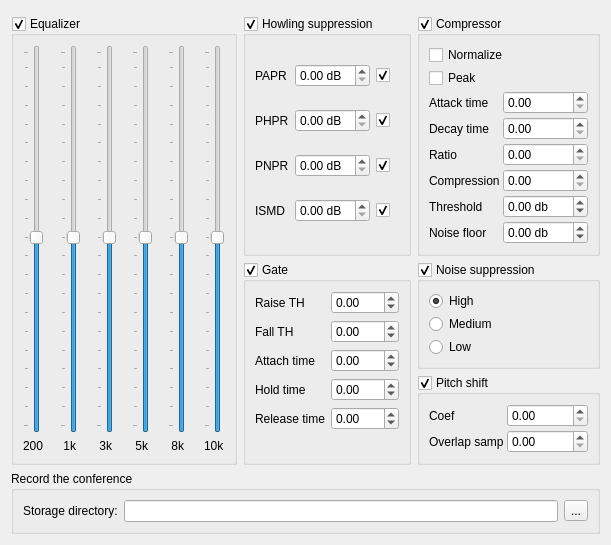
        <widget class="QWidget" name="soundTab">
         <attribute name="icon">
          <iconset resource="resource.qrc">
           <normaloff>:/gui/sound-button</normaloff>:/gui/sound-button</iconset>
         </attribute>
         <attribute name="title">
          <string/>
         </attribute>
         <attribute name="toolTip">
          <string>Sound</string>
         </attribute>
         <layout class="QGridLayout" name="gridLayout">
          <property name="topMargin">
           <number>16</number>
          </property>
          <item row="2" column="2">
           <widget class="QGroupBox" name="psBox">
            <property name="title">
             <string>Pitch shift</string>
            </property>
            <property name="checkable">
             <bool>true</bool>
            </property>
            <layout class="QFormLayout" name="formLayout">
             <property name="horizontalSpacing">
              <number>3</number>
             </property>
             <property name="verticalSpacing">
              <number>3</number>
             </property>
             <item row="0" column="0">
              <widget class="QLabel" name="label_5">
               <property name="text">
                <string>Coef</string>
               </property>
              </widget>
             </item>
             <item row="1" column="0">
              <widget class="QLabel" name="label_6">
               <property name="text">
                <string>Overlap samp</string>
               </property>
              </widget>
             </item>
             <item row="0" column="1">
              <widget class="QDoubleSpinBox" name="psCoef"/>
             </item>
             <item row="1" column="1">
              <widget class="QDoubleSpinBox" name="psOsamp"/>
             </item>
            </layout>
           </widget>
          </item>
          <item row="0" column="0" rowspan="3">
           <widget class="QGroupBox" name="eqBox">
            <property name="title">
             <string>Equalizer</string>
            </property>
            <property name="checkable">
             <bool>true</bool>
            </property>
            <property name="checked">
             <bool>true</bool>
            </property>
            <layout class="QGridLayout" name="gridLayout_3">
             <property name="horizontalSpacing">
              <number>16</number>
             </property>
             <item row="1" column="5">
              <widget class="QLabel" name="label_14">
               <property name="text">
                <string>10k</string>
               </property>
              </widget>
             </item>
             <item row="0" column="4">
              <widget class="QSlider" name="verticalSlider_6">
               <property name="value">
                <number>50</number>
               </property>
               <property name="orientation">
                <enum>Qt::Vertical</enum>
               </property>
               <property name="tickPosition">
                <enum>QSlider::TicksAbove</enum>
               </property>
               <property name="tickInterval">
                <number>5</number>
               </property>
              </widget>
             </item>
             <item row="1" column="3">
              <widget class="QLabel" name="label_12">
               <property name="text">
                <string> 5k</string>
               </property>
              </widget>
             </item>
             <item row="1" column="1">
              <widget class="QLabel" name="label_10">
               <property name="text">
                <string> 1k</string>
               </property>
              </widget>
             </item>
             <item row="1" column="2">
              <widget class="QLabel" name="label_11">
               <property name="text">
                <string> 3k</string>
               </property>
              </widget>
             </item>
             <item row="0" column="0">
              <widget class="QSlider" name="verticalSlider_2">
               <property name="value">
                <number>50</number>
               </property>
               <property name="orientation">
                <enum>Qt::Vertical</enum>
               </property>
               <property name="tickPosition">
                <enum>QSlider::TicksAbove</enum>
               </property>
               <property name="tickInterval">
                <number>5</number>
               </property>
              </widget>
             </item>
             <item row="1" column="4">
              <widget class="QLabel" name="label_13">
               <property name="text">
                <string> 8k</string>
               </property>
              </widget>
             </item>
             <item row="0" column="2">
              <widget class="QSlider" name="verticalSlider_4">
               <property name="value">
                <number>50</number>
               </property>
               <property name="orientation">
                <enum>Qt::Vertical</enum>
               </property>
               <property name="tickPosition">
                <enum>QSlider::TicksAbove</enum>
               </property>
               <property name="tickInterval">
                <number>5</number>
               </property>
              </widget>
             </item>
             <item row="0" column="3">
              <widget class="QSlider" name="verticalSlider_5">
               <property name="value">
                <number>50</number>
               </property>
               <property name="orientation">
                <enum>Qt::Vertical</enum>
               </property>
               <property name="tickPosition">
                <enum>QSlider::TicksAbove</enum>
               </property>
               <property name="tickInterval">
                <number>5</number>
               </property>
              </widget>
             </item>
             <item row="1" column="0">
              <widget class="QLabel" name="label_8">
               <property name="text">
                <string>200</string>
               </property>
              </widget>
             </item>
             <item row="0" column="1">
              <widget class="QSlider" name="verticalSlider_3">
               <property name="value">
                <number>50</number>
               </property>
               <property name="orientation">
                <enum>Qt::Vertical</enum>
               </property>
               <property name="tickPosition">
                <enum>QSlider::TicksAbove</enum>
               </property>
               <property name="tickInterval">
                <number>5</number>
               </property>
              </widget>
             </item>
             <item row="0" column="5">
              <widget class="QSlider" name="verticalSlider_7">
               <property name="value">
                <number>50</number>
               </property>
               <property name="orientation">
                <enum>Qt::Vertical</enum>
               </property>
               <property name="tickPosition">
                <enum>QSlider::TicksAbove</enum>
               </property>
               <property name="tickInterval">
                <number>5</number>
               </property>
              </widget>
             </item>
            </layout>
           </widget>
          </item>
          <item row="0" column="2">
           <widget class="QGroupBox" name="compressorBox">
            <property name="title">
             <string>Compressor</string>
            </property>
            <property name="checkable">
             <bool>true</bool>
            </property>
            <layout class="QFormLayout" name="formLayout_3">
             <property name="horizontalSpacing">
              <number>3</number>
             </property>
             <property name="verticalSpacing">
              <number>3</number>
             </property>
             <item row="0" column="0" colspan="2">
              <widget class="QCheckBox" name="normalizeCheckBox">
               <property name="text">
                <string>Normalize</string>
               </property>
              </widget>
             </item>
             <item row="4" column="0">
              <widget class="QLabel" name="label_19">
               <property name="text">
                <string>Attack time</string>
               </property>
              </widget>
             </item>
             <item row="4" column="1">
              <widget class="QDoubleSpinBox" name="cAttackSpinBox"/>
             </item>
             <item row="5" column="1">
              <widget class="QDoubleSpinBox" name="cDecaySpinBox"/>
             </item>
             <item row="5" column="0">
              <widget class="QLabel" name="label_20">
               <property name="text">
                <string>Decay time</string>
               </property>
              </widget>
             </item>
             <item row="6" column="1">
              <widget class="QDoubleSpinBox" name="cRatioSpinBox"/>
             </item>
             <item row="6" column="0">
              <widget class="QLabel" name="label_22">
               <property name="text">
                <string>Ratio</string>
               </property>
              </widget>
             </item>
             <item row="7" column="0">
              <widget class="QLabel" name="label_21">
               <property name="text">
                <string>Compression</string>
               </property>
              </widget>
             </item>
             <item row="7" column="1">
              <widget class="QDoubleSpinBox" name="cCompressionSpinBox"/>
             </item>
             <item row="8" column="1">
              <widget class="QDoubleSpinBox" name="cThresholdSpinBox">
               <property name="suffix">
                <string> db</string>
               </property>
               <property name="minimum">
                <double>-100.000000000000000</double>
               </property>
              </widget>
             </item>
             <item row="8" column="0">
              <widget class="QLabel" name="label_23">
               <property name="text">
                <string>Threshold</string>
               </property>
              </widget>
             </item>
             <item row="9" column="0">
              <widget class="QLabel" name="label_24">
               <property name="text">
                <string>Noise floor</string>
               </property>
              </widget>
             </item>
             <item row="9" column="1">
              <widget class="QDoubleSpinBox" name="cNoiseSpinBox">
               <property name="suffix">
                <string> db</string>
               </property>
               <property name="minimum">
                <double>-100.000000000000000</double>
               </property>
              </widget>
             </item>
             <item row="1" column="0" colspan="2">
              <widget class="QCheckBox" name="peakCheckBox">
               <property name="text">
                <string>Peak</string>
               </property>
              </widget>
             </item>
            </layout>
           </widget>
          </item>
          <item row="0" column="1">
           <widget class="QGroupBox" name="hsBox">
            <property name="title">
             <string>Howling suppression</string>
            </property>
            <property name="checkable">
             <bool>true</bool>
            </property>
            <property name="checked">
             <bool>true</bool>
            </property>
            <layout class="QGridLayout" name="gridLayout_2">
             <property name="horizontalSpacing">
              <number>6</number>
             </property>
             <property name="verticalSpacing">
              <number>3</number>
             </property>
             <item row="2" column="0">
              <widget class="QLabel" name="label_2">
               <property name="text">
                <string>PHPR</string>
               </property>
              </widget>
             </item>
             <item row="3" column="0">
              <widget class="QLabel" name="label_3">
               <property name="text">
                <string>PNPR</string>
               </property>
              </widget>
             </item>
             <item row="3" column="2">
              <widget class="QCheckBox" name="pnprEnabled">
               <property name="text">
                <string/>
               </property>
               <property name="checked">
                <bool>true</bool>
               </property>
              </widget>
             </item>
             <item row="0" column="1">
              <widget class="QDoubleSpinBox" name="paprSpin">
               <property name="minimumSize">
                <size>
                 <width>0</width>
                 <height>0</height>
                </size>
               </property>
               <property name="prefix">
                <string/>
               </property>
               <property name="suffix">
                <string> dB</string>
               </property>
               <property name="decimals">
                <number>2</number>
               </property>
              </widget>
             </item>
             <item row="0" column="0">
              <widget class="QLabel" name="label">
               <property name="text">
                <string>PAPR</string>
               </property>
              </widget>
             </item>
             <item row="0" column="2">
              <widget class="QCheckBox" name="paprEnabled">
               <property name="text">
                <string/>
               </property>
               <property name="checked">
                <bool>true</bool>
               </property>
              </widget>
             </item>
             <item row="4" column="0">
              <widget class="QLabel" name="label_4">
               <property name="text">
                <string>ISMD</string>
               </property>
              </widget>
             </item>
             <item row="2" column="1">
              <widget class="QDoubleSpinBox" name="phprSpin">
               <property name="minimumSize">
                <size>
                 <width>0</width>
                 <height>0</height>
                </size>
               </property>
               <property name="prefix">
                <string/>
               </property>
               <property name="suffix">
                <string> dB</string>
               </property>
               <property name="decimals">
                <number>2</number>
               </property>
              </widget>
             </item>
             <item row="3" column="1">
              <widget class="QDoubleSpinBox" name="pnprSpin">
               <property name="minimumSize">
                <size>
                 <width>0</width>
                 <height>0</height>
                </size>
               </property>
               <property name="prefix">
                <string/>
               </property>
               <property name="suffix">
                <string> dB</string>
               </property>
               <property name="decimals">
                <number>2</number>
               </property>
              </widget>
             </item>
             <item row="4" column="2">
              <widget class="QCheckBox" name="ismdEnabled">
               <property name="text">
                <string/>
               </property>
               <property name="checked">
                <bool>true</bool>
               </property>
              </widget>
             </item>
             <item row="4" column="1">
              <widget class="QDoubleSpinBox" name="ismdSpin">
               <property name="minimumSize">
                <size>
                 <width>0</width>
                 <height>0</height>
                </size>
               </property>
               <property name="prefix">
                <string/>
               </property>
               <property name="suffix">
                <string> dB</string>
               </property>
               <property name="decimals">
                <number>2</number>
               </property>
              </widget>
             </item>
             <item row="2" column="2">
              <widget class="QCheckBox" name="phprEnabled">
               <property name="text">
                <string/>
               </property>
               <property name="checked">
                <bool>true</bool>
               </property>
              </widget>
             </item>
            </layout>
            <zorder>ismdSpin</zorder>
            <zorder>pnprSpin</zorder>
            <zorder>label_2</zorder>
            <zorder>label_3</zorder>
            <zorder>pnprEnabled</zorder>
            <zorder>paprSpin</zorder>
            <zorder>label</zorder>
            <zorder>paprEnabled</zorder>
            <zorder>label_4</zorder>
            <zorder>phprSpin</zorder>
            <zorder>ismdEnabled</zorder>
            <zorder>phprEnabled</zorder>
           </widget>
          </item>
          <item row="1" column="1" rowspan="2">
           <widget class="QGroupBox" name="gateBox">
            <property name="title">
             <string>Gate</string>
            </property>
            <property name="checkable">
             <bool>true</bool>
            </property>
            <layout class="QFormLayout" name="formLayout_2">
             <item row="0" column="1">
              <widget class="QDoubleSpinBox" name="raiseSpinBox">
               <property name="minimum">
                <double>-100.000000000000000</double>
               </property>
               <property name="maximum">
                <double>100.000000000000000</double>
               </property>
              </widget>
             </item>
             <item row="0" column="0">
              <widget class="QLabel" name="label_7">
               <property name="text">
                <string>Raise TH</string>
               </property>
              </widget>
             </item>
             <item row="1" column="1">
              <widget class="QDoubleSpinBox" name="fallSpinBox">
               <property name="minimum">
                <double>-100.000000000000000</double>
               </property>
               <property name="maximum">
                <double>100.000000000000000</double>
               </property>
              </widget>
             </item>
             <item row="2" column="1">
              <widget class="QDoubleSpinBox" name="attackSpinBox">
               <property name="minimum">
                <double>-100.000000000000000</double>
               </property>
               <property name="maximum">
                <double>100.000000000000000</double>
               </property>
              </widget>
             </item>
             <item row="3" column="1">
              <widget class="QDoubleSpinBox" name="holdSpinBox">
               <property name="minimum">
                <double>-100.000000000000000</double>
               </property>
               <property name="maximum">
                <double>100.000000000000000</double>
               </property>
              </widget>
             </item>
             <item row="4" column="1">
              <widget class="QDoubleSpinBox" name="releaseSpinBox">
               <property name="minimum">
                <double>-100.000000000000000</double>
               </property>
               <property name="maximum">
                <double>100.000000000000000</double>
               </property>
              </widget>
             </item>
             <item row="1" column="0">
              <widget class="QLabel" name="label_15">
               <property name="text">
                <string>Fall TH</string>
               </property>
              </widget>
             </item>
             <item row="2" column="0">
              <widget class="QLabel" name="label_16">
               <property name="text">
                <string>Attach time</string>
               </property>
              </widget>
             </item>
             <item row="3" column="0">
              <widget class="QLabel" name="label_17">
               <property name="text">
                <string>Hold time</string>
               </property>
              </widget>
             </item>
             <item row="4" column="0">
              <widget class="QLabel" name="label_18">
               <property name="text">
                <string>Release time</string>
               </property>
              </widget>
             </item>
            </layout>
           </widget>
          </item>
          <item row="1" column="2">
           <widget class="QGroupBox" name="nsBox">
            <property name="title">
             <string>Noise suppression</string>
            </property>
            <property name="checkable">
             <bool>true</bool>
            </property>
            <property name="checked">
             <bool>true</bool>
            </property>
            <layout class="QVBoxLayout" name="verticalLayout_5">
             <property name="spacing">
              <number>3</number>
             </property>
             <item>
              <widget class="QRadioButton" name="highRadioButton">
               <property name="text">
                <string>High</string>
               </property>
               <property name="checked">
                <bool>true</bool>
               </property>
              </widget>
             </item>
             <item>
              <widget class="QRadioButton" name="mediumRadioButton">
               <property name="text">
                <string>Medium</string>
               </property>
              </widget>
             </item>
             <item>
              <widget class="QRadioButton" name="lowRadioButton">
               <property name="text">
                <string>Low</string>
               </property>
              </widget>
             </item>
            </layout>
           </widget>
          </item>
          <item row="3" column="0" colspan="3">
           <widget class="QGroupBox" name="groupBox_3">
            <property name="title">
             <string>Record the conference</string>
            </property>
            <layout class="QHBoxLayout" name="horizontalLayout_2">
             <item>
              <widget class="QLabel" name="label_25">
               <property name="text">
                <string>Storage directory:</string>
               </property>
              </widget>
             </item>
             <item>
              <widget class="QLineEdit" name="storageEdit">
               <property name="echoMode">
                <enum>QLineEdit::Normal</enum>
               </property>
               <property name="readOnly">
                <bool>true</bool>
               </property>
              </widget>
             </item>
             <item>
              <widget class="QToolButton" name="storageSelectButton">
               <property name="text">
                <string>...</string>
               </property>
              </widget>
             </item>
            </layout>
           </widget>
          </item>
         </layout>
        </widget>
